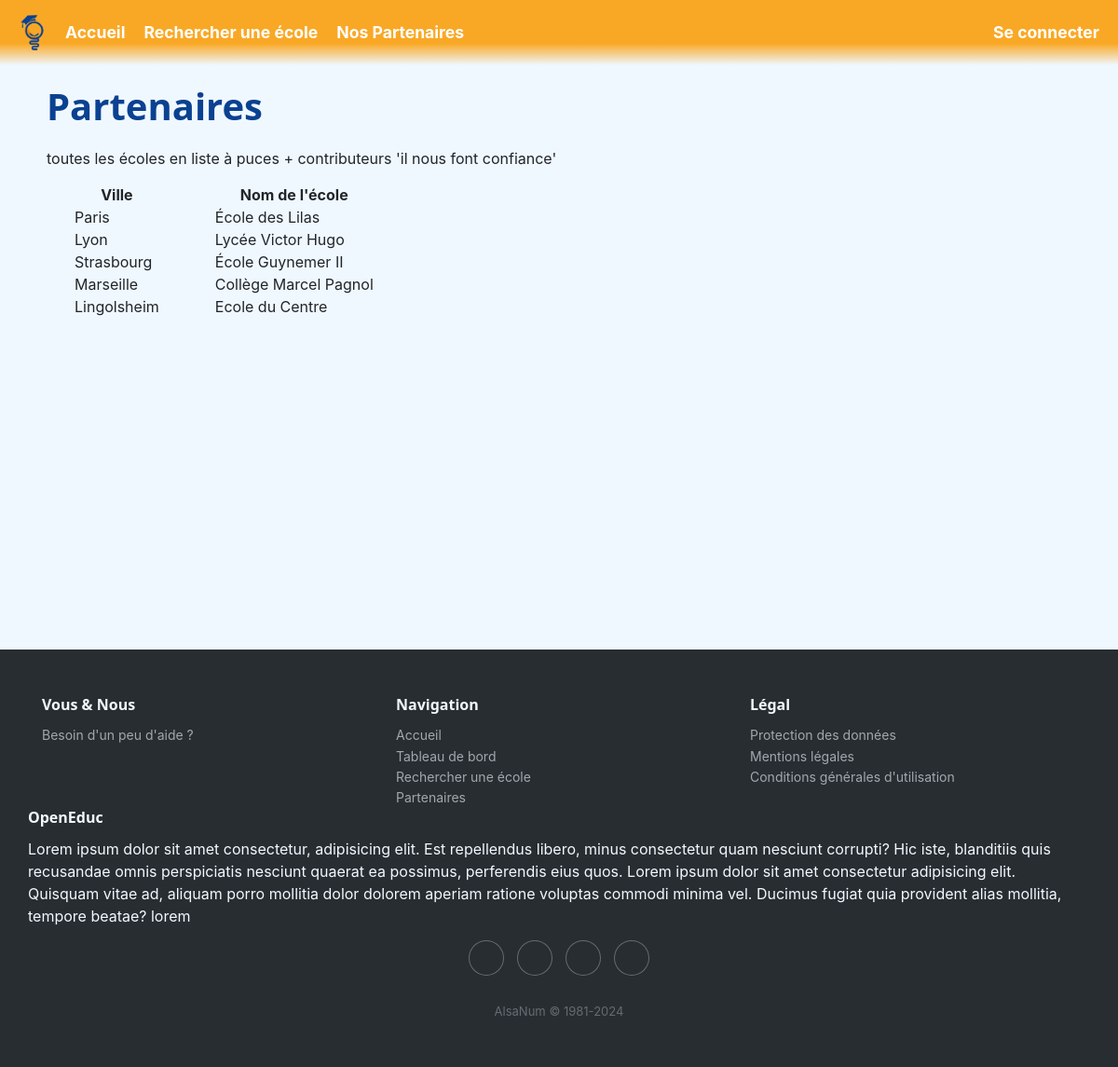
/partenaires, run on an earlier commit of the app's database.
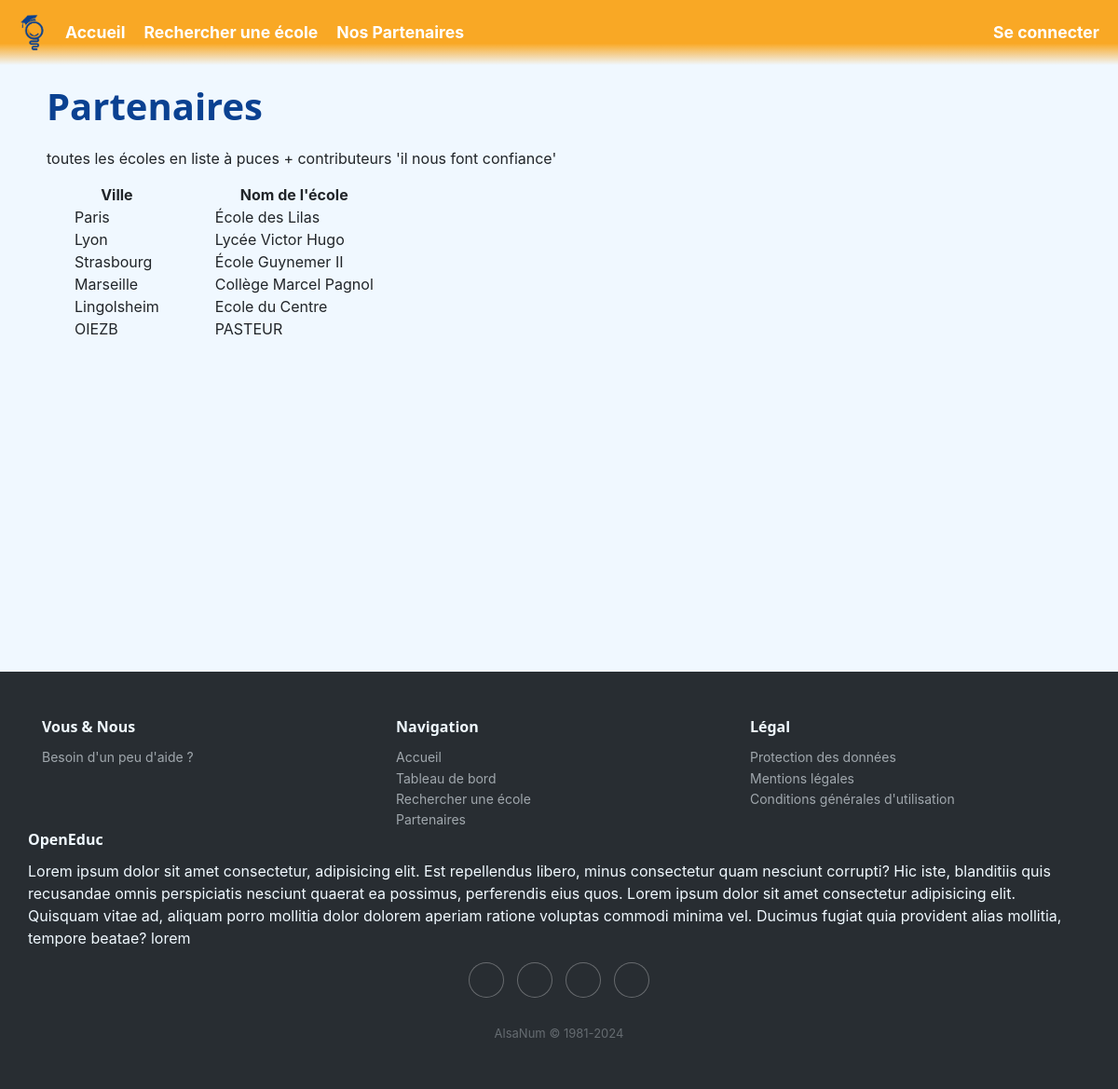
And on a later commit of the database.
### tables this page shows
CREATE TABLE Ecole (
idEcole INTEGER PRIMARY KEY,
nomEcole VARCHAR(255),
Adresse VARCHAR(255),
Ville VARCHAR(288),
CodePostal VARCHAR(10),
nbEleves INT,
Telephone VARCHAR(15),
Email VARCHAR(255),
cycleScolaire TEXT CHECK( cycleScolaire IN ('maternelle','elementaire','college','lycee') )
);

### main.py (the view)
@app.route("/partenaires")
def partenaires() :
    ecoles = chercher_ecoleAll()
    ecoles = sorted(ecoles, key=lambda x: x[2])
    for ecole in ecoles :
        print(ecole[2], ecole[0])
    return render_template("views/partenaires.html",  ecoles=ecoles)

### db_requetes.py (called while the page is built)
def chercher_ecoleAll() :
    conn = sqlite3.connect(bdd_name)
    cur = conn.cursor()
    res = cur.execute("""
                      SELECT idEcole,nomEcole,Adresse,Ville,CodePostal,nbEleves,Telephone,Email,cycleScolaire
                      FROM Ecole
                      """)
    ecoles = res.fetchall()
    conn.close()
    return ecoles

### templates/views/partenaires.html (shortened to what this page needs)
{% extends "base.html" %}
{% block content %}
    <h1>Partenaires</h1>
    <p>toutes les écoles en liste à puces + contributeurs 'il nous font confiance'</p>
    <table>
        <thead>
            <tr>
                <th style="padding: 0 30px;text-align: center;">Ville</th>
                <th style="padding: 0 30px;text-align: center;">Nom de l'école</th>
        </thead>
        <tbody>
            {% for ecole in ecoles %}
            <tr>
                <td style="padding: 0 30px;">{{ ecole[3] }}</td>
                <td style="padding: 0 30px;">{{ ecole[1] }}</td>
            </tr>
            {% endfor %}
        </tbody>
    </table>
    <br><br><br><br><br><br><br><br><br><b><b></b></b>
{% endblock %}

### templates/base.html (shortened to what this page needs)
<!DOCTYPE html>
<html lang="fr">
<head>
    <link rel="stylesheet" href="https://cdnjs.cloudflare.com/ajax/libs/twitter-bootstrap/4.1.3/css/bootstrap.min.css">
    <link rel="stylesheet" href="https://cdnjs.cloudflare.com/ajax/libs/ionicons/2.0.1/css/ionicons.min.css">
    <link rel="stylesheet" href="{{ url_for('static', filename='css/style.css') }}">
</head>
<body>
    <nav id="navbar">
        <img src="{{ url_for('static', filename='img/logo.png') }}" alt="logo" width="50">
        <ul id="navbar-items">
            <li class="navbar-item">
                <a href="{{ url_for('index') }}">Accueil</a>
            </li>
            <li class="navbar-item">
                <a href="{{ url_for('recherche') }}">Rechercher une école</a>
            </li>
            <li class="navbar-item">
                <a href="{{ url_for('partenaires') }}">Nos Partenaires</a>
            </li>
            <li class="navbar-item login-logout">
                {% if session['username'] %}
                <a href="{{ url_for('logout') }}">Se déconnecter</a>
                {% else %}
                <a href="{{ url_for('login') }}">Se connecter</a>
                {% endif %}
            </li>
        </ul>
    </nav>
    <div id="container">
        {% block content %}{% endblock %}
    </div>
    <div class="footer-dark">
        <footer>
            <div class="container">
                <div class="row">
                    <div class="col-sm-6 col-md-4 item">
                        <h3>Vous & Nous</h3>
                        <ul>
                            <li><a href="https://nidal-e5.gitbook.io/openeduc" target="_blank">Besoin d'un peu d'aide ?</a></li>
                        </ul>
                    </div>
                    <div class="col-sm-6 col-md-4 item">
                            <h3>Navigation</h3>
                        <ul>
                            <li><a href="{{ url_for('index') }}">Accueil</a></li>
                            <li><a href="{{ url_for('dashboard') }}">Tableau de bord</a></li>
                            <li><a href="{{ url_for('recherche') }}">Rechercher une école</a></li>
                            <li><a href="{{ url_for('partenaires') }}">Partenaires</a></li>
                        </ul>
                    </div>
                    <div class="col-sm-6 col-md-4 item">
                        <h3>Légal</h3>
                        <ul>
                            <li><a href="{{ url_for('protectionDesDonnees') }}">Protection des données</a></li>
                            <li><a href="{{ url_for('mentionsLegales') }}">Mentions légales</a></li>
                            <li><a href="{{ url_for('cgu') }}">Conditions générales d'utilisation</a></li>
                        </ul>
                    </div>
                    <div class="col-6d-6 item te4t">
                        <h3>OpenEduc</h3>
                        <p>Lorem ipsum dolor sit amet consectetur, adipisicing elit. Est repellendus libero, minus consectetur quam nesciunt corrupti? Hic iste, blanditiis quis recusandae omnis perspiciatis nesciunt quaerat ea possimus, perferendis eius quos. Lorem ipsum dolor sit amet consectetur adipisicing elit. Quisquam vitae ad, aliquam porro mollitia dolor dolorem aperiam ratione voluptas commodi minima vel. Ducimus fugiat quia provident alias mollitia, tempore beatae? lorem</p>
                    </div>
                    <div class="col item social"><a href="#"></a><a href="#"></a><a href="#"></a><a href="#"></a></div>
                </div>
                <p class="copyright">AlsaNum © 1981-2024</p>
            </div>
        </footer>
    </div>
</body>
</html>

### static/css/style.css (style rules this page uses)
body { background-color:aliceblue; margin: 0; background-image: url('https://static.vecteezy.com/system/resources/previews/021/599/588/non_2x/abstract-white-and-gray-overlap-circles-background-3d-paper-circle-banner-with-drop-shadows-minimal-simple-design-for-presentation-flyer-brochure-website-book-etc-vector.jpg'); background-repeat: no-repeat; background-attachment: fixed; background-size: cover; }
#container { margin: 20px 50px; padding-bottom: 10%; }
h1 { font-size: 40px; margin-bottom: 20px; color: #0A4191; font-weight: bold; font-family: 'Segoe UI', Tahoma, Geneva, Verdana, sans-serif; }
h3 { font-size: 25px; margin-top: 20px; margin-bottom: 10px; font-weight: bold; font-family: 'Segoe UI', Tahoma, Geneva, Verdana, sans-serif; }
p { font-size: 16px; margin-bottom: 15px; }
#navbar { padding: 10px; display: flex; align-items: center; background: linear-gradient(#F9A825, #F9A825, #F9A825, #00000000); font-size: 1.1em; color: white; }
#navbar-items { list-style-type: none; margin: 0; padding: 0; display: flex; width: 100%; }
.navbar-item { margin: 0 10px; }
.navbar-item.login-logout { margin-left: auto; display: flex; }
.navbar-item a { text-decoration: none; display: block; color: white; font-weight: bold; }
.footer-dark { padding:50px 0; color:#f0f9ff; background-color:#282d32; }
.footer-dark h3 { margin-top:0; margin-bottom:12px; font-weight:bold; font-size:16px; }
.footer-dark ul { padding:0; list-style:none; line-height:1.6; font-size:14px; margin-bottom:0; }
.footer-dark ul a { color:inherit; text-decoration:none; opacity:0.6; }
.footer-dark .item.social { text-align:center; }
.footer-dark .item.social > a { font-size:20px; width:36px; height:36px; line-height:36px; display:inline-block; text-align:center; border-radius:50%; box-shadow:0 0 0 1px rgba(255,255,255,0.4); margin:0 8px; color:#fff; opacity:0.75; }
.footer-dark .copyright { text-align:center; padding-top:24px; opacity:0.3; font-size:13px; margin-bottom:0; }

What changed in the data, as far as the page shows it:
added Ecole: Ville "OIEZB", nomEcole "PASTEUR"
